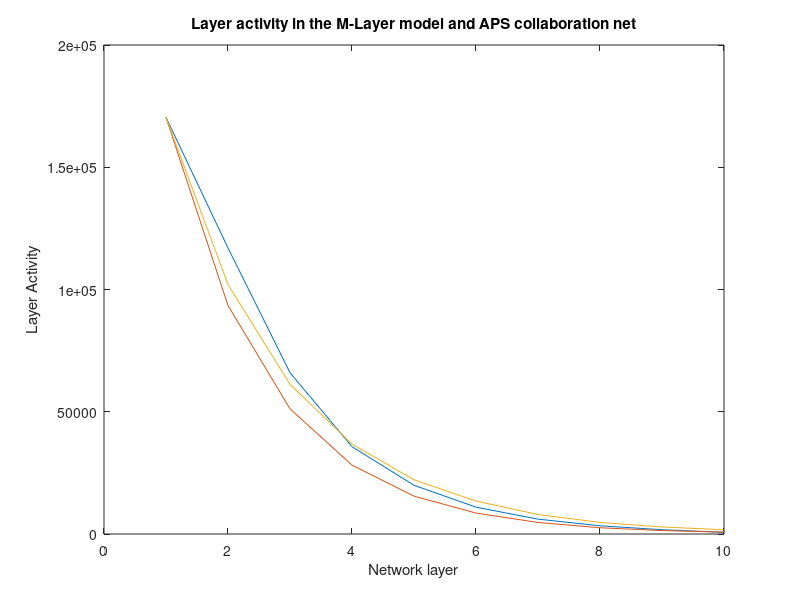

This chart was generated by the following MATLAB code:
% A script to create a plot of the node activity across different layers of
% the M-Layer model compared to an observed dataset

data = [170397,116986,65983,35717,19934,10979,6081,3360,1758,684];
modelpoint55 = [170397,93448,51187,28171,15482,8564,4718,2555,1404,783];
modelpoint6 = [170397,102020,61211,36795,22169,13475,7989,4739,2874,1737];

plot(data);
hold on
plot(modelpoint55);
plot(modelpoint6);
title('Layer activity in the M-Layer model and APS collaboration net')
xlabel('Network layer')
ylabel('Layer Activity')
hold off